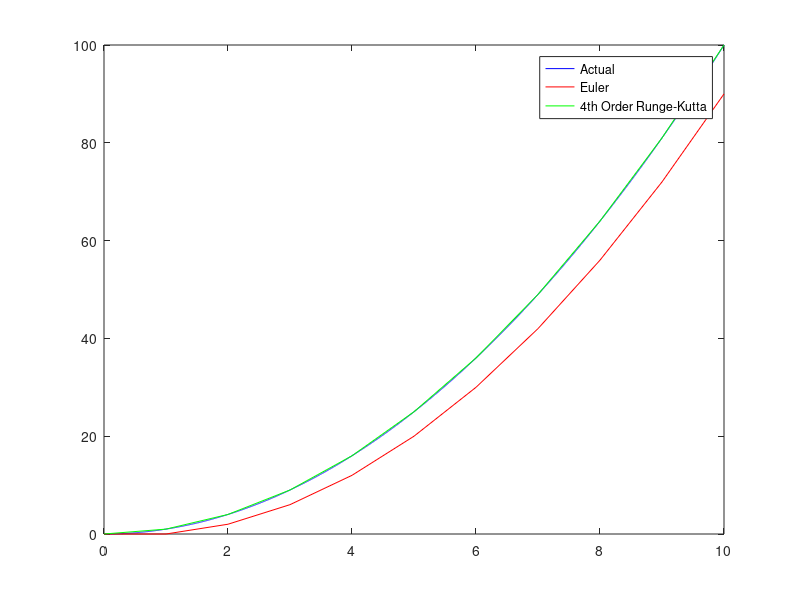

This chart was generated by the following MATLAB code:
% Comparison b/w Runge Kutta, Euler and actual solutions

clc
clear

step_size = 1;
iterations = 10;

% Actual
x = 0:.001:iterations;
Actual = x.^2;

% Approximations
RK4 = zeros(iterations/step_size, 1);
Euler = zeros(iterations/step_size, 1);
k = zeros(4, 1);

% Set ICs
Euler(1) = 0;
RK4(1) = 0;

for i = step_size:step_size:iterations
    Euler(i/step_size + 1) =  Euler(i/step_size) + 2*(i - step_size)*step_size;
    
    j = i - step_size;
    k(1) = 2*(j);
    k(2) = 2*(j + step_size/2);
    k(3) = 2*(j + step_size/2);
    k(4) = 2*(j + step_size);
    
    RK4(i/step_size + 1) = RK4(i/step_size) + (step_size/6)*(k(1) + 2*k(2) + 2*k(3) + k(4));
end    

hold off
i = 0:step_size:iterations;
a = plot(x, Actual, 'blue');
hold on
e = plot(i, Euler, 'red');
r = plot(i, RK4, 'green');
legend([a e r], 'Actual', 'Euler', '4th Order Runge-Kutta');